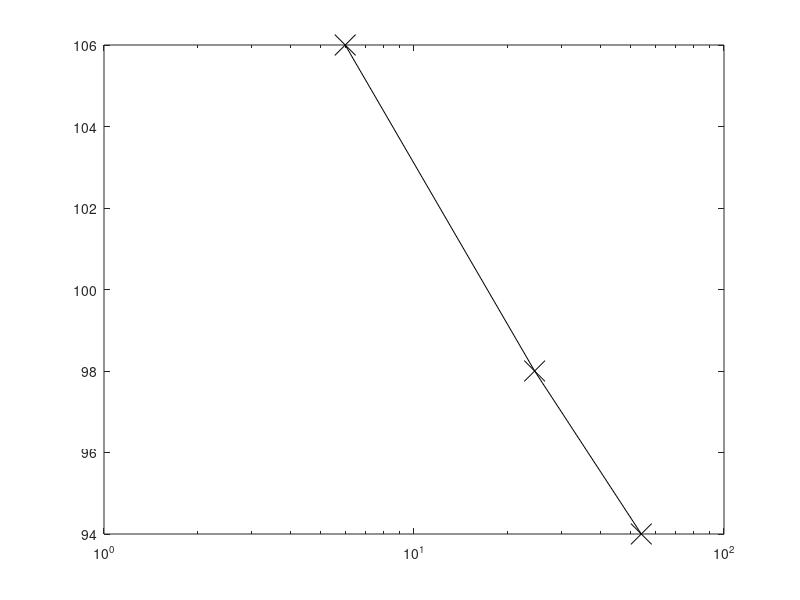

This chart was generated by the following MATLAB code:
%% Calculate frequency-height model from Steel & Elford (1991)

freq = [6, 24.5, 54.1];
ht = [106, 98, 94];

p = polyfit(log10(freq), ht, 1);
m = p(1);
c = p(2);


ht_est = m .* log10(freq) + c;

h1 = 30;
h2 = 12;
hshift = m .* log10(h1/h2);



%% Plotting
semilogx(freq, ht, '-kx', 'MarkerSize', 15)
